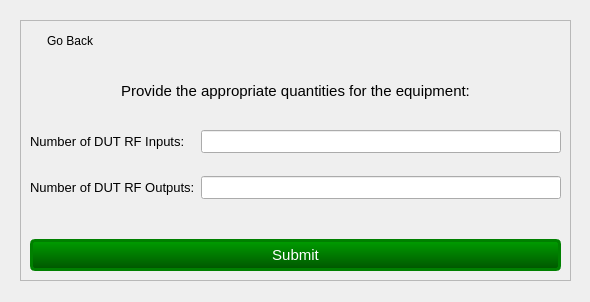
<?xml version="1.0" encoding="UTF-8"?>
<ui version="4.0">
 <class>DUTSetup</class>
 <widget class="QWidget" name="DUTSetup">
  <property name="geometry">
   <rect>
    <x>0</x>
    <y>0</y>
    <width>590</width>
    <height>302</height>
   </rect>
  </property>
  <property name="windowTitle">
   <string>Form</string>
  </property>
  <widget class="QStackedWidget" name="dutStackedWidget">
   <property name="geometry">
    <rect>
     <x>10</x>
     <y>10</y>
     <width>569</width>
     <height>281</height>
    </rect>
   </property>
   <property name="currentIndex">
    <number>1</number>
   </property>
   <widget class="QWidget" name="page">
    <widget class="QWidget" name="verticalLayoutWidget">
     <property name="geometry">
      <rect>
       <x>0</x>
       <y>20</y>
       <width>551</width>
       <height>251</height>
      </rect>
     </property>
     <layout class="QVBoxLayout" name="verticalLayout" stretch="0,0,0">
      <property name="spacing">
       <number>60</number>
      </property>
      <property name="leftMargin">
       <number>15</number>
      </property>
      <property name="rightMargin">
       <number>15</number>
      </property>
      <property name="bottomMargin">
       <number>15</number>
      </property>
      <item>
       <widget class="QLabel" name="label">
        <property name="maximumSize">
         <size>
          <width>16777215</width>
          <height>16777215</height>
         </size>
        </property>
        <property name="font">
         <font>
          <family>Arial</family>
          <pointsize>11</pointsize>
         </font>
        </property>
        <property name="layoutDirection">
         <enum>Qt::RightToLeft</enum>
        </property>
        <property name="text">
         <string>Welcome! To get started please select the appropriate DUT setup:</string>
        </property>
        <property name="textFormat">
         <enum>Qt::AutoText</enum>
        </property>
        <property name="scaledContents">
         <bool>false</bool>
        </property>
        <property name="alignment">
         <set>Qt::AlignCenter</set>
        </property>
        <property name="wordWrap">
         <bool>false</bool>
        </property>
        <property name="indent">
         <number>100</number>
        </property>
       </widget>
      </item>
      <item>
       <layout class="QHBoxLayout" name="horizontalLayout">
        <property name="spacing">
         <number>75</number>
        </property>
        <property name="leftMargin">
         <number>15</number>
        </property>
        <property name="rightMargin">
         <number>15</number>
        </property>
        <item>
         <widget class="QRadioButton" name="sisoRadio">
          <property name="font">
           <font>
            <family>Arial</family>
            <pointsize>10</pointsize>
           </font>
          </property>
          <property name="layoutDirection">
           <enum>Qt::LeftToRight</enum>
          </property>
          <property name="text">
           <string>SISO</string>
          </property>
          <attribute name="buttonGroup">
           <string notr="true">dutButtonGroup</string>
          </attribute>
         </widget>
        </item>
        <item>
         <widget class="QRadioButton" name="mimoRadio">
          <property name="font">
           <font>
            <family>Arial</family>
            <pointsize>10</pointsize>
           </font>
          </property>
          <property name="text">
           <string>MIMO</string>
          </property>
          <attribute name="buttonGroup">
           <string notr="true">dutButtonGroup</string>
          </attribute>
         </widget>
        </item>
        <item>
         <widget class="QRadioButton" name="misoRadio">
          <property name="font">
           <font>
            <family>Arial</family>
            <pointsize>10</pointsize>
           </font>
          </property>
          <property name="text">
           <string>MISO</string>
          </property>
          <attribute name="buttonGroup">
           <string notr="true">dutButtonGroup</string>
          </attribute>
         </widget>
        </item>
        <item>
         <widget class="QRadioButton" name="simoRadio">
          <property name="font">
           <font>
            <family>Arial</family>
            <pointsize>10</pointsize>
           </font>
          </property>
          <property name="text">
           <string>SIMO</string>
          </property>
          <attribute name="buttonGroup">
           <string notr="true">dutButtonGroup</string>
          </attribute>
         </widget>
        </item>
       </layout>
      </item>
      <item>
       <widget class="QPushButton" name="dutReadyButton">
        <property name="minimumSize">
         <size>
          <width>0</width>
          <height>32</height>
         </size>
        </property>
        <property name="font">
         <font>
          <family>Arial</family>
          <pointsize>11</pointsize>
         </font>
        </property>
        <property name="cursor">
         <cursorShape>PointingHandCursor</cursorShape>
        </property>
        <property name="styleSheet">
         <string notr="true">QPushButton{background-color:qlineargradient(spread:pad, x1:1, y1:1, x2:1, y2:0, stop:0 rgba(0, 85, 0, 255), stop:1 rgba(0, 158, 0, 255));color:white;border-radius: 5px; border: 3px solid green;}

QPushButton:hover{background-color:qlineargradient(spread:pad, x1:1, y1:1, x2:1, y2:0, stop:0 rgba(0, 134, 0, 255), stop:1 rgba(0, 184, 0, 255));}
</string>
        </property>
        <property name="text">
         <string>Submit</string>
        </property>
       </widget>
      </item>
     </layout>
    </widget>
   </widget>
   <widget class="QWidget" name="page_2">
    <widget class="QFrame" name="frame">
     <property name="geometry">
      <rect>
       <x>10</x>
       <y>10</y>
       <width>551</width>
       <height>261</height>
      </rect>
     </property>
     <property name="frameShape">
      <enum>QFrame::StyledPanel</enum>
     </property>
     <property name="frameShadow">
      <enum>QFrame::Raised</enum>
     </property>
     <layout class="QGridLayout" name="gridLayout" rowstretch="0,0,0,0,0,0,0,0,0" rowminimumheight="0,0,0,0,0,0,0,0,0">
      <property name="verticalSpacing">
       <number>23</number>
      </property>
      <item row="6" column="0">
       <widget class="QLabel" name="rfOutputLabel">
        <property name="font">
         <font>
          <family>Arial</family>
          <pointsize>10</pointsize>
         </font>
        </property>
        <property name="text">
         <string>Number of DUT RF Outputs:</string>
        </property>
       </widget>
      </item>
      <item row="5" column="1">
       <widget class="QLineEdit" name="rfInputEdit">
        <property name="font">
         <font>
          <pointsize>10</pointsize>
         </font>
        </property>
       </widget>
      </item>
      <item row="6" column="1">
       <widget class="QLineEdit" name="rfOutputEdit">
        <property name="font">
         <font>
          <pointsize>10</pointsize>
         </font>
        </property>
       </widget>
      </item>
      <item row="1" column="0" colspan="2">
       <widget class="QLabel" name="label_4">
        <property name="font">
         <font>
          <family>Arial</family>
          <pointsize>11</pointsize>
         </font>
        </property>
        <property name="text">
         <string>Provide the appropriate quantities for the equipment:</string>
        </property>
        <property name="alignment">
         <set>Qt::AlignCenter</set>
        </property>
       </widget>
      </item>
      <item row="8" column="0" colspan="2">
       <widget class="QPushButton" name="dutReadyButton_2">
        <property name="minimumSize">
         <size>
          <width>0</width>
          <height>32</height>
         </size>
        </property>
        <property name="font">
         <font>
          <family>Arial</family>
          <pointsize>11</pointsize>
         </font>
        </property>
        <property name="cursor">
         <cursorShape>PointingHandCursor</cursorShape>
        </property>
        <property name="styleSheet">
         <string notr="true">QPushButton{background-color:qlineargradient(spread:pad, x1:1, y1:1, x2:1, y2:0, stop:0 rgba(0, 85, 0, 255), stop:1 rgba(0, 158, 0, 255));color:white;border-radius: 5px; border: 3px solid green;}

QPushButton:hover{background-color:qlineargradient(spread:pad, x1:1, y1:1, x2:1, y2:0, stop:0 rgba(0, 134, 0, 255), stop:1 rgba(0, 184, 0, 255));}
</string>
        </property>
        <property name="text">
         <string>Submit</string>
        </property>
       </widget>
      </item>
      <item row="5" column="0">
       <widget class="QLabel" name="rfInputLabel">
        <property name="font">
         <font>
          <family>Arial</family>
          <pointsize>10</pointsize>
         </font>
        </property>
        <property name="text">
         <string>Number of DUT RF Inputs:</string>
        </property>
       </widget>
      </item>
      <item row="7" column="0">
       <spacer name="verticalSpacer">
        <property name="orientation">
         <enum>Qt::Vertical</enum>
        </property>
        <property name="sizeType">
         <enum>QSizePolicy::Fixed</enum>
        </property>
        <property name="sizeHint" stdset="0">
         <size>
          <width>20</width>
          <height>17</height>
         </size>
        </property>
       </spacer>
      </item>
      <item row="0" column="0">
       <widget class="QPushButton" name="backButton">
        <property name="sizePolicy">
         <sizepolicy hsizetype="Fixed" vsizetype="Fixed">
          <horstretch>0</horstretch>
          <verstretch>0</verstretch>
         </sizepolicy>
        </property>
        <property name="minimumSize">
         <size>
          <width>10</width>
          <height>0</height>
         </size>
        </property>
        <property name="text">
         <string>Go Back</string>
        </property>
        <property name="flat">
         <bool>true</bool>
        </property>
       </widget>
      </item>
     </layout>
    </widget>
   </widget>
  </widget>
 </widget>
 <resources/>
 <connections/>
 <buttongroups>
  <buttongroup name="dutButtonGroup"/>
 </buttongroups>
</ui>
